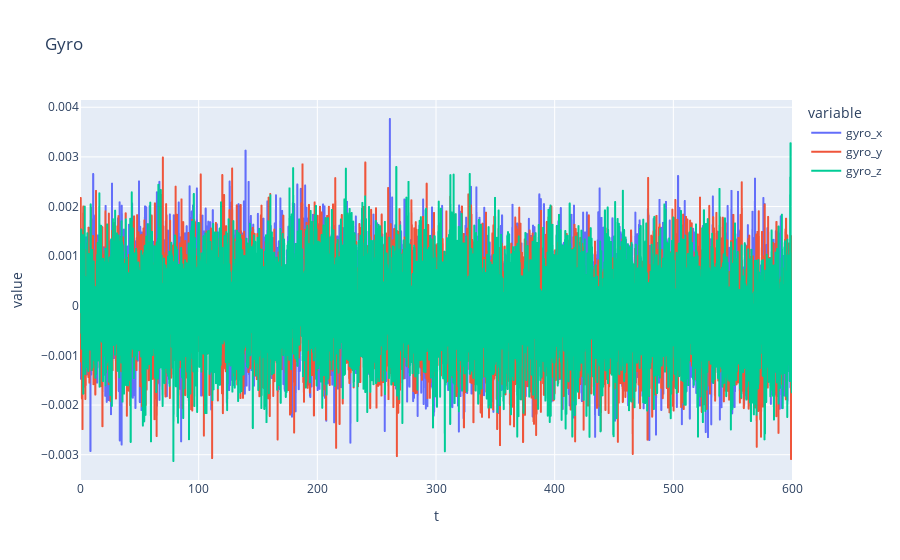

Notebook cell for this chart:
### Code cell
px.line(df_x, x="t", y=["gyro_x","gyro_y","gyro_z"], title='Gyro')

### Figure 1 — Plotly figure (JSON) as saved in the notebook; plotly's stock layout.template omitted (floating-point values rounded to 4 significant figures; data arrays with more than 128 entries replaced by an {"elided": "..."} marker saying what was removed)
{"data": [{"hovertemplate": "variable=gyro_x<br>t=%{x}<br>value=%{y}<extra></extra>", "legendgroup": "gyro_x", "line": {"color": "#636efa", "dash": "solid"}, "mode": "lines", "name": "gyro_x", "showlegend": true, "type": "scattergl", "x": {"elided": "6000 float values"}, "xaxis": "x", "y": {"elided": "6000 float values"}, "yaxis": "y"}, {"hovertemplate": "variable=gyro_y<br>t=%{x}<br>value=%{y}<extra></extra>", "legendgroup": "gyro_y", "line": {"color": "#EF553B", "dash": "solid"}, "mode": "lines", "name": "gyro_y", "showlegend": true, "type": "scattergl", "x": {"elided": "6000 float values"}, "xaxis": "x", "y": {"elided": "6000 float values"}, "yaxis": "y"}, {"hovertemplate": "variable=gyro_z<br>t=%{x}<br>value=%{y}<extra></extra>", "legendgroup": "gyro_z", "line": {"color": "#00cc96", "dash": "solid"}, "mode": "lines", "name": "gyro_z", "showlegend": true, "type": "scattergl", "x": {"elided": "6000 float values"}, "xaxis": "x", "y": {"elided": "6000 float values"}, "yaxis": "y"}], "layout": {"legend": {"title": {"text": "variable"}, "tracegroupgap": 0}, "title": {"text": "Gyro"}, "xaxis": {"anchor": "y", "domain": [0, 1], "title": {"text": "t"}}, "yaxis": {"anchor": "x", "domain": [0, 1], "title": {"text": "value"}}}}
